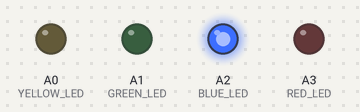
This sketch was run on a simulated Arduino Uno, built with avr-gcc and run on an emulated ATmega328P. Parts: output pins drawn as LEDs (lit = HIGH).

Above: at 0.02 s.
At 0.77 s:
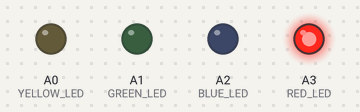
At 1.47 s:
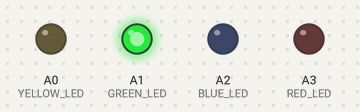
At 2.92 s:
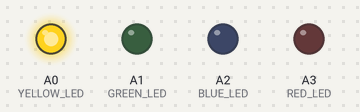
Timing chart, 0 to 3.2 s (numbered marks = the images above):
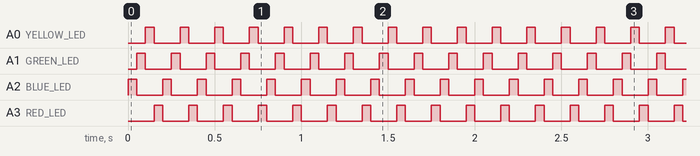

Measured:
- by itself, A0 (YELLOW_LED), A1 (GREEN_LED), A2 (BLUE_LED), A3 (RED_LED): alternates HIGH for 0.05 s and LOW for 0.15 s

The sketch:

Rainbow.ino
```cpp
#define YELLOW_LED A0
#define GREEN_LED A1
#define BLUE_LED A2
#define RED_LED A3

#define RAIN_DELAY 50

void setup() {
  pinMode(YELLOW_LED, OUTPUT);
  pinMode(GREEN_LED, OUTPUT);
  pinMode(BLUE_LED, OUTPUT);
  pinMode(RED_LED, OUTPUT);
}

void loop() {
  digitalWrite(RED_LED, LOW);
  digitalWrite(BLUE_LED, HIGH);
  delay(RAIN_DELAY);
  digitalWrite(BLUE_LED, LOW);
  digitalWrite(GREEN_LED, HIGH);
  delay(RAIN_DELAY);
  digitalWrite(GREEN_LED, LOW);
  digitalWrite(YELLOW_LED, HIGH);
  delay(RAIN_DELAY);
  digitalWrite(YELLOW_LED, LOW);
  digitalWrite(RED_LED, HIGH);
  delay(RAIN_DELAY);
}
```
